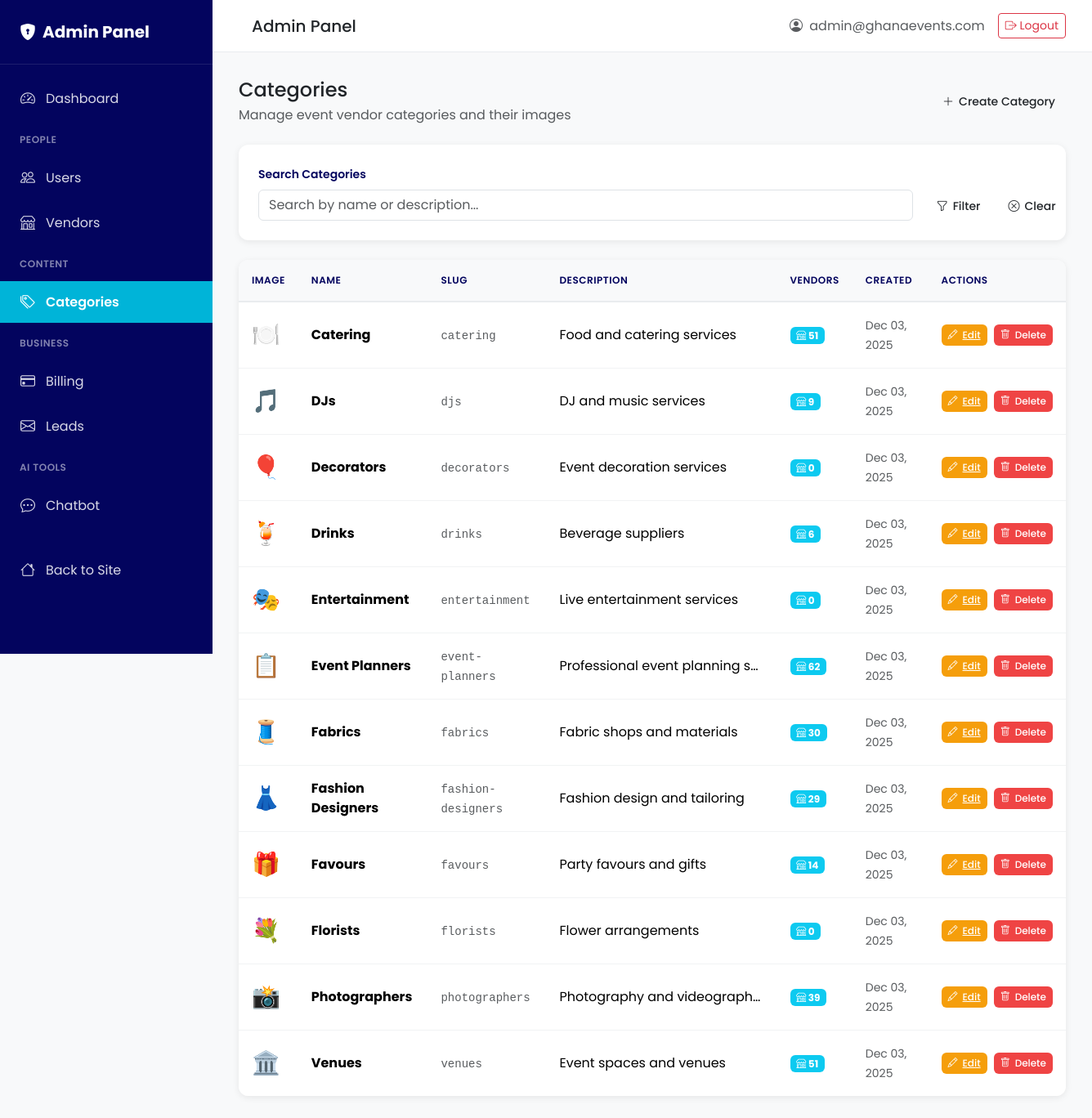
The app's page /admin-panel/categories/ (signed in) with its own data.
### accounts/models.py (models this page shows, shortened)
class User(AbstractUser):
    ROLE_CHOICES = [
        ('user', 'User'),
        ('vendor', 'Vendor'),
        ('admin', 'Admin'),
    ]
    id = models.UUIDField(primary_key=True, default=uuid.uuid4, editable=False)
    email = models.EmailField(unique=True)
    phone = models.CharField(max_length=20, blank=True, null=True)
    role = models.CharField(max_length=10, choices=ROLE_CHOICES, default='user')
    favorites = models.JSONField(default=list, blank=True)
    created_at = models.DateTimeField(auto_now_add=True)
    updated_at = models.DateTimeField(auto_now=True)
    USERNAME_FIELD = 'email'
    REQUIRED_FIELDS = ['username']
    class Meta:
        db_table = 'users'
        ordering = ['-created_at']

### categories/models.py (models this page shows, shortened)
class Category(models.Model):
    id = models.UUIDField(primary_key=True, default=uuid.uuid4, editable=False)
    name = models.CharField(max_length=100, unique=True)
    slug = models.SlugField(max_length=100, unique=True)
    description = models.TextField(blank=True)
    icon = models.CharField(max_length=50, blank=True, help_text="Icon name or emoji (fallback)")
    image = models.ImageField(upload_to='categories/', blank=True, null=True, help_text="Category image")
    created_at = models.DateTimeField(auto_now_add=True)
    updated_at = models.DateTimeField(auto_now=True)
    class Meta:
        db_table = 'categories'
        verbose_name_plural = 'categories'
        ordering = ['name']

### admin_panel/decorators.py (the view)
    def wrapper(request, *args, **kwargs):
        if not request.user.is_authenticated:
            messages.error(request, 'You must be logged in to access the admin panel.')
            return redirect('login')
        if request.user.role != 'admin':
            messages.error(request, 'You do not have permission to access the admin panel.')
            return redirect('home')
        return view_func(request, *args, **kwargs)

### admin_panel/views.py (called while the page is built)
@admin_required
def categories_list_view(request):
    search_query = request.GET.get('search', '')
    categories = Category.objects.all().order_by('name')
    if search_query:
        categories = categories.filter(
            Q(name__icontains=search_query) |
            Q(description__icontains=search_query)
        )
    from django.db.models import Count
    categories = categories.annotate(vendor_count=Count('vendors'))
    paginator = Paginator(categories, 20)
    page_number = request.GET.get('page', 1)
    page_obj = paginator.get_page(page_number)
    context = {
        'page_obj': page_obj,
        'search_query': search_query,
        'page_title': 'Categories',
    }
    return render(request, 'admin_panel/categories/list.html', context)

### templates/admin_panel/categories/list.html (shortened to what this page needs)
{% extends 'admin_panel/base.html' %}
{% load static %}
{% block content %}
<div class="d-flex justify-content-between align-items-center mb-4">
    <div>
        <h4 class="mb-1">Categories</h4>
        <p class="text-muted mb-0">Manage event vendor categories and their images</p>
    </div>
    <a href="{% url 'admin_panel:category_create' %}" class="btn btn-primary-custom action-btn">
        <i class="bi bi-plus-lg"></i> Create Category
    </a>
</div>
<div class="admin-filters">
    <form method="get" class="row g-3">
        <div class="col-md-10">
            <label for="search">Search Categories</label>
            <input type="text" class="form-control" id="search" name="search"
                   placeholder="Search by name or description..." value="{{ search_query }}">
        </div>
        <div class="col-md-2">
            <label>&nbsp;</label>
            <div class="d-flex gap-2">
                <button type="submit" class="btn btn-primary-custom action-btn">
                    <i class="bi bi-funnel"></i> Filter
                </button>
                <a href="{% url 'admin_panel:categories_list' %}" class="btn btn-outline-custom action-btn">
                    <i class="bi bi-x-circle"></i> Clear
                </a>
            </div>
        </div>
    </form>
</div>
<div class="admin-table-container">
    <div class="table-responsive">
        <table class="table admin-table">
            <thead>
                <tr>
                    <th>Image</th>
                    <th>Name</th>
                    <th>Slug</th>
                    <th>Description</th>
                    <th>Vendors</th>
                    <th>Created</th>
                    <th>Actions</th>
                </tr>
            </thead>
            <tbody>
                {% for category in page_obj %}
                    <tr>
                        <td>
                            {% if category.image %}
                                <img src="{{ category.image.url }}" class="rounded"
                                     style="width: 50px; height: 50px; object-fit: cover;" alt="{{ category.name }}">
                            {% elif category.icon %}
                                <span style="font-size: 28px;">{{ category.icon }}</span>
                            {% else %}
                                <div class="bg-gradient-secondary rounded d-flex align-items-center justify-content-center"
                                     style="width: 50px; height: 50px;">
                                    <i class="bi bi-tag text-white"></i>
                                </div>
                            {% endif %}
                        </td>
                        <td>
                            <div class="fw-bold">{{ category.name }}</div>
                        </td>
                        <td>
                            <code class="text-muted">{{ category.slug }}</code>
                        </td>
                        <td>
                            <div class="text-truncate" style="max-width: 250px;">
                                {{ category.description|default:"<span class='text-muted'>No description</span>" }}
                            </div>
                        </td>
                        <td>
                            <span class="badge bg-info">
                                <i class="bi bi-shop"></i> {{ category.vendor_count }}
                            </span>
                        </td>
                        <td>
                            <small class="text-muted">{{ category.created_at|date:"M d, Y" }}</small>
                        </td>
                        <td>
                            <div class="action-btn-group">
                                <a href="{% url 'admin_panel:category_edit' category.id %}"
                                   class="action-btn action-btn-warning action-btn-sm">
                                    <i class="bi bi-pencil"></i> Edit
                                </a>
                                <button type="button"
                                        onclick="confirmDeleteCategory('{{ category.id }}', '{{ category.name }}', {{ category.vendor_count }})"
                                        class="action-btn action-btn-danger action-btn-sm"
                                        {% if category.vendor_count > 0 %}disabled title="Cannot delete category with vendors"{% endif %}>
                                    <i class="bi bi-trash"></i> Delete
                                </button>
                            </div>
                        </td>
                    </tr>
                {% endfor %}
            </tbody>
        </table>
    </div>
</div>
{% endblock %}

### templates/admin_panel/base.html (shortened to what this page needs)
{% load static %}
<!DOCTYPE html>
<html lang="en">
<head>
    <link href="https://cdn.jsdelivr.net/npm/bootstrap@5.3.2/dist/css/bootstrap.min.css" rel="stylesheet">
    <link href="https://cdn.jsdelivr.net/npm/bootstrap-icons@1.11.1/font/bootstrap-icons.css" rel="stylesheet">
    <link rel="stylesheet" href="{% static 'css/admin_panel.css' %}">
</head>
<body>
    <div class="admin-wrapper">
        <aside class="admin-sidebar" id="sidebar">
            <div class="sidebar-header">
                <a href="{% url 'admin_panel:dashboard' %}" class="sidebar-brand">
                    <i class="bi bi-shield-lock-fill me-2"></i>
                    <span>Admin Panel</span>
                </a>
            </div>
            <nav class="sidebar-nav">
                <ul class="nav flex-column">
                    <li class="nav-item">
                        <a class="nav-link {% if request.resolver_match.url_name == 'dashboard' %}active{% endif %}"
                           href="{% url 'admin_panel:dashboard' %}">
                            <i class="bi bi-speedometer2"></i>
                            <span>Dashboard</span>
                        </a>
                    </li>
                    <li class="nav-item">
                        <span class="nav-section">People</span>
                    </li>
                    <li class="nav-item">
                        <a class="nav-link {% if 'users' in request.resolver_match.url_name %}active{% endif %}"
                           href="{% url 'admin_panel:users_list' %}">
                            <i class="bi bi-people"></i>
                            <span>Users</span>
                        </a>
                    </li>
                    <li class="nav-item">
                        <a class="nav-link {% if 'vendors' in request.resolver_match.url_name %}active{% endif %}"
                           href="{% url 'admin_panel:vendors_list' %}">
                            <i class="bi bi-shop"></i>
                            <span>Vendors</span>
                        </a>
                    </li>
                    <li class="nav-item">
                        <span class="nav-section">Content</span>
                    </li>
                    <li class="nav-item">
                        <a class="nav-link {% if 'categories' in request.resolver_match.url_name %}active{% endif %}"
                           href="{% url 'admin_panel:categories_list' %}">
                            <i class="bi bi-tags"></i>
                            <span>Categories</span>
                        </a>
                    </li>
                    <li class="nav-item">
                        <span class="nav-section">Business</span>
                    </li>
                    <li class="nav-item">
                        <a class="nav-link {% if 'billing' in request.resolver_match.url_name %}active{% endif %}"
                           href="{% url 'admin_panel:billing_overview' %}">
                            <i class="bi bi-credit-card"></i>
                            <span>Billing</span>
                        </a>
                    </li>
                    <li class="nav-item">
                        <a class="nav-link {% if 'leads' in request.resolver_match.url_name %}active{% endif %}"
                           href="{% url 'admin_panel:leads_list' %}">
                            <i class="bi bi-envelope"></i>
                            <span>Leads</span>
                        </a>
                    </li>
                    <li class="nav-item">
                        <span class="nav-section">AI Tools</span>
                    </li>
                    <li class="nav-item">
                        <a class="nav-link {% if 'chatbot' in request.resolver_match.url_name %}active{% endif %}"
                           href="{% url 'admin_panel:chatbot_conversations' %}">
                            <i class="bi bi-chat-dots"></i>
                            <span>Chatbot</span>
                        </a>
                    </li>
                    <li class="nav-item mt-4">
                        <a class="nav-link" href="{% url 'home' %}">
                            <i class="bi bi-house"></i>
                            <span>Back to Site</span>
                        </a>
                    </li>
                </ul>
            </nav>
        </aside>
        <div class="admin-main">
            <header class="admin-header">
                <div class="d-flex align-items-center">
                    <h5 class="mb-0 ms-3">{% block page_title %}Admin Panel{% endblock %}</h5>
                </div>
                <div class="d-flex align-items-center gap-3">
                    <span class="text-muted">
                        <i class="bi bi-person-circle me-1"></i>
                        {{ request.user.email }}
                    </span>
                    <a href="{% url 'logout' %}" class="btn btn-outline-danger btn-sm">
                        <i class="bi bi-box-arrow-right"></i> Logout
                    </a>
                </div>
            </header>
            <main class="admin-content">
                {% block content %}{% endblock %}
            </main>
        </div>
    </div>
</body>
</html>

### static/css/admin_panel.css (style rules this page uses)
:root { --admin-sidebar-width: 260px; --admin-sidebar-bg: #03045E; --admin-sidebar-bg-dark: #020342; --admin-header-height: 64px; }
* { margin: 0; padding: 0; box-sizing: border-box; }
body { font-family: 'Poppins', sans-serif; background-color: #f8f9fa; }
.admin-wrapper { display: flex; min-height: 100vh; }
.admin-sidebar { width: var(--admin-sidebar-width); background: var(--admin-sidebar-bg); color: white; position: fixed; top: 0; left: 0; height: 100vh; overflow-y: auto; transition: transform 0.3s ease; z-index: 1000; }
.sidebar-header { padding: 1.5rem; border-bottom: 1px solid rgba(255, 255, 255, 0.1); }
.sidebar-brand { color: white; text-decoration: none; font-size: 1.25rem; font-weight: 700; display: flex; align-items: center; }
.sidebar-nav { padding: 1rem 0; }
.sidebar-nav .nav { list-style: none; padding: 0; margin: 0; }
.sidebar-nav .nav-item { margin-bottom: 0.25rem; }
.nav-section { display: block; padding: 0.75rem 1.5rem 0.5rem; color: rgba(255, 255, 255, 0.5); font-size: 0.75rem; text-transform: uppercase; letter-spacing: 0.5px; font-weight: 600; }
.sidebar-nav .nav-link { display: flex; align-items: center; padding: 0.75rem 1.5rem; color: rgba(255, 255, 255, 0.85); text-decoration: none; transition: all 0.2s ease; gap: 0.75rem; }
.sidebar-nav .nav-link.active { background: #00B4D8; color: white; font-weight: 600; }
.sidebar-nav .nav-link i { font-size: 1.125rem; width: 20px; text-align: center; }
.admin-main { flex: 1; margin-left: var(--admin-sidebar-width); display: flex; flex-direction: column; min-height: 100vh; transition: margin-left 0.3s ease; }
.admin-header { height: var(--admin-header-height); background: white; border-bottom: 1px solid #e9ecef; display: flex; align-items: center; justify-content: space-between; padding: 0 2rem; position: sticky; top: 0; z-index: 999; }
.admin-content { flex: 1; padding: 2rem; }
.admin-table-container { background: white; border-radius: 0.75rem; box-shadow: 0 2px 8px rgba(0, 0, 0, 0.08); overflow: hidden; }
.admin-table { width: 100%; margin-bottom: 0; }
.admin-table thead th { background: #f8f9fa; border-bottom: 2px solid #e9ecef; color: #03045E; font-weight: 600; text-transform: uppercase; font-size: 0.75rem; letter-spacing: 0.5px; padding: 1rem; }
.admin-table tbody td { padding: 1rem; vertical-align: middle; border-bottom: 1px solid #f1f3f4; }
.admin-table tbody tr:last-child td { border-bottom: none; }
.action-btn { padding: 0.375rem 0.75rem; border-radius: 0.375rem; font-size: 0.875rem; font-weight: 500; transition: all 0.2s ease; display: inline-flex; align-items: center; gap: 0.375rem; }
.action-btn-warning { background: #f59e0b; color: white; border: none; }
.action-btn-danger { background: #ef4444; color: white; border: none; }
.action-btn-sm { padding: 0.25rem 0.5rem; font-size: 0.75rem; }
.action-btn-group { display: flex; gap: 0.5rem; }
.admin-filters { background: white; border-radius: 0.75rem; padding: 1.5rem; box-shadow: 0 2px 8px rgba(0, 0, 0, 0.08); margin-bottom: 1.5rem; }
.admin-filters .row { align-items: end; }
.admin-filters label { font-weight: 600; color: #03045E; font-size: 0.875rem; margin-bottom: 0.5rem; }

### records on screen
User: user.email "admin@ghanaevents.com"
Category: icon "🍽️", name "Catering", slug "catering", description "Food and catering services", vendor_count "51", created_at "Dec 03, 2025"
Category: icon "🎵", name "DJs", slug "djs", description "DJ and music services", vendor_count "9", created_at "Dec 03, 2025"
Category: icon "🎈", name "Decorators", slug "decorators", description "Event decoration services", vendor_count "0", created_at "Dec 03, 2025"
Category: icon "🍹", name "Drinks", slug "drinks", description "Beverage suppliers", vendor_count "6", created_at "Dec 03, 2025"
Category: icon "🎭", name "Entertainment", slug "entertainment", description "Live entertainment services", vendor_count "0", created_at "Dec 03, 2025"
Category: icon "📋", name "Event Planners", slug "event-planners", description "Professional event planning s…", vendor_count "62", created_at "Dec 03, 2025"
Category: icon "🧵", name "Fabrics", slug "fabrics", description "Fabric shops and materials", vendor_count "30", created_at "Dec 03, 2025"
Category: icon "👗", name "Fashion Designers", slug "fashion-designers", description "Fashion design and tailoring", vendor_count "29", created_at "Dec 03, 2025"
Category: icon "🎁", name "Favours", slug "favours", description "Party favours and gifts", vendor_count "14", created_at "Dec 03, 2025"
Category: icon "💐", name "Florists", slug "florists", description "Flower arrangements", vendor_count "0", created_at "Dec 03, 2025"
Category: icon "📸", name "Photographers", slug "photographers", description "Photography and videograph…", vendor_count "39", created_at "Dec 03, 2025"
Category: icon "🏛️", name "Venues", slug "venues", description "Event spaces and venues", vendor_count "51", created_at "Dec 03, 2025"
